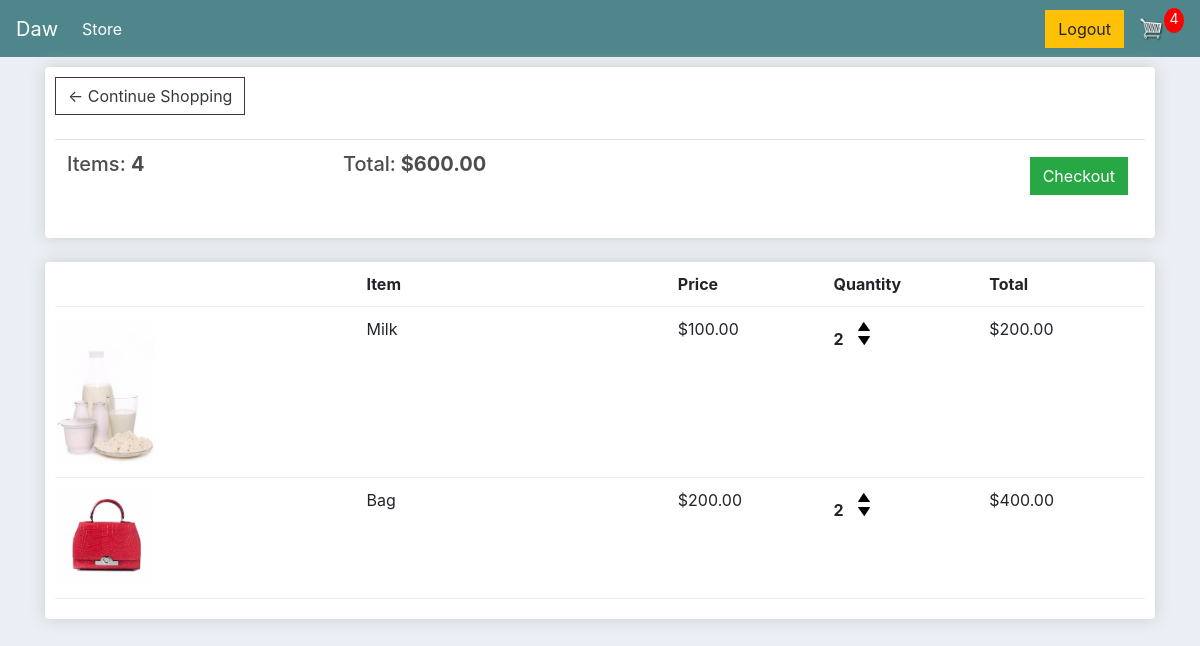
The app's page /cart/ (signed in) with its own data.
### ecommerce/models.py (models this page shows, shortened)
class Order(models.Model):
    customer = models.ForeignKey(Customer, on_delete=models.SET_NULL, null=True, blank=True)
    date_ordered = models.DateTimeField(auto_now_add=True)
    complete = models.BooleanField(default=False)
    transaction_id = models.CharField(max_length=100, null=True)
    @property
    def get_cart_total(self):
        orderitems = self.orderitem_set.all()
        total = sum([item.get_total for item in orderitems])
        return total
    @property
    def get_cart_items(self):
        orderitems = self.orderitem_set.all()
        total = sum([item.quantity for item in orderitems])
        return total

class OrderItem(models.Model):
    product = models.ForeignKey(Product, on_delete=models.SET_NULL, null=True)
    order = models.ForeignKey(Order, on_delete=models.SET_NULL, null=True)
    quantity = models.IntegerField(default=0, null=True, blank=True)
    date_added = models.DateTimeField(auto_now_add=True)
    @property
    def get_total(self):
        total = self.product.price * self.quantity
        return total

class Product(models.Model):
    name = models.CharField(max_length=200)
    price = models.DecimalField(max_digits=7, decimal_places=2)
    digital = models.BooleanField(default=False, null=True, blank=True)
    image = models.ImageField(null=True, blank=True)
    description = models.CharField(max_length=600, null=True)
    @property
    def imageURL(self):
        try:
            url = self.image.url
        except:
            url = ''
        return url

### ecommerce/views.py (the view)
# urls.py: path('cart/', views.cart, name='cart'),
def cart(request):
    data = cartData(request)
    cartItems = data['cartItems']
    order = data['order']
    items = data['items']
    context = {'items': items, 'order': order, 'cartItems': cartItems}
    return render(request, 'store/cart.html', context)

### ecommerce/utils.py (called while the page is built)
def cartData(request):
	if request.user.is_authenticated:
		customer = Customer.objects.get(user=request.user)
		order, created = Order.objects.get_or_create(customer=customer, complete=False)
		items = order.orderitem_set.all()
		cartItems = order.get_cart_items
	else:
		cookieData = cookieCart(request)
		cartItems = cookieData['cartItems']
		order = cookieData['order']
		items = cookieData['items']
	return {'cartItems':cartItems ,'order':order, 'items':items}

### ecommerce/templates/store/cart.html
{% extends 'store/main.html' %}
{% load static %}
{% block content %}
	<div class="row">
		<div class="col-lg-12">
			<div class="box-element">
				<a  class="btn btn-outline-dark" href="{% url 'store' %}">&#x2190; Continue Shopping</a>
				<br>
				<br>
				<table class="table">
					<tr>
						<th><h5>Items: <strong>{{order.get_cart_items}}</strong></h5></th>
						<th><h5>Total:<strong> ${{order.get_cart_total|floatformat:2}}</strong></h5></th>
						<th>
							<a  style="float:right; margin:5px;" class="btn btn-success" href="{% url 'checkout' %}">Checkout</a>
						</th>
					</tr>
				</table>
			</div>
			<br>
			<div class="box-element">
				<div class="cart-row">
					<div style="flex:2"></div>
					<div style="flex:2"><strong>Item</strong></div>
					<div style="flex:1"><strong>Price</strong></div>
					<div style="flex:1"><strong>Quantity</strong></div>
					<div style="flex:1"><strong>Total</strong></div>
				</div>
				{% for item in items %}
				<div class="cart-row">
					<div style="flex:2"><img class="row-image" src="{{item.product.imageURL}}"></div>
					<div style="flex:2"><p>{{item.product.name}}</p></div>
					<div style="flex:1"><p>${{item.product.price|floatformat:2}}</p></div>
					<div style="flex:1">
						<p class="quantity">{{item.quantity}}</p>
						<div class="quantity">
							<img data-product="{{item.product.id}}" data-action="add" class="chg-quantity update-cart" src="{% static  'images/arrow-up.png' %}">
							<img data-product="{{item.product.id}}" data-action="remove" class="chg-quantity update-cart" src="{% static  'images/arrow-down.png' %}">
						</div>
					</div>
					<div style="flex:1"><p>${{item.get_total|floatformat:2}}</p></div>
				</div>
				{% endfor %}
			</div>
		</div>
	</div>
{% endblock content %}

### static/css/main.css (style rules this page uses)
body { background-color: hsl(0, 0%, 98%); }
h1,h2,h3,h4,h5,h6 { color:hsl(0, 0%, 30%); }
.box-element { box-shadow:hsl(0, 0%, 80%) 0 0 16px; background-color: #fff; border-radius: 4px; padding: 10px; }
.col-lg-4, .col-lg-6, .col-lg-8, .col-lg-12 { margin-top: 10px; }
.btn { border-radius: 0; }
.row-image { width: 100px; }
.cart-row { display: flex; align-items: flex-stretch; padding-bottom: 10px; margin-bottom: 10px; border-bottom: 1px solid #ececec; }
.quantity { display: inline-block; font-weight: 700; padding-right:10px; }
.chg-quantity { width: 12px; cursor: pointer; display: block; margin-top: 5px; transition:.1s; }
body { background-color: #ebeff5; }

### records on screen
Order: get_cart_items "4", get_cart_total "600.00"
OrderItem: product.imageURL (picture), product.name "Milk", product.price "100.00", quantity "2", get_total "200.00"
OrderItem: product.imageURL (picture), product.name "Bag", product.price "200.00", quantity "2", get_total "400.00"

### other values on screen
{{ cartItems }} "4"
